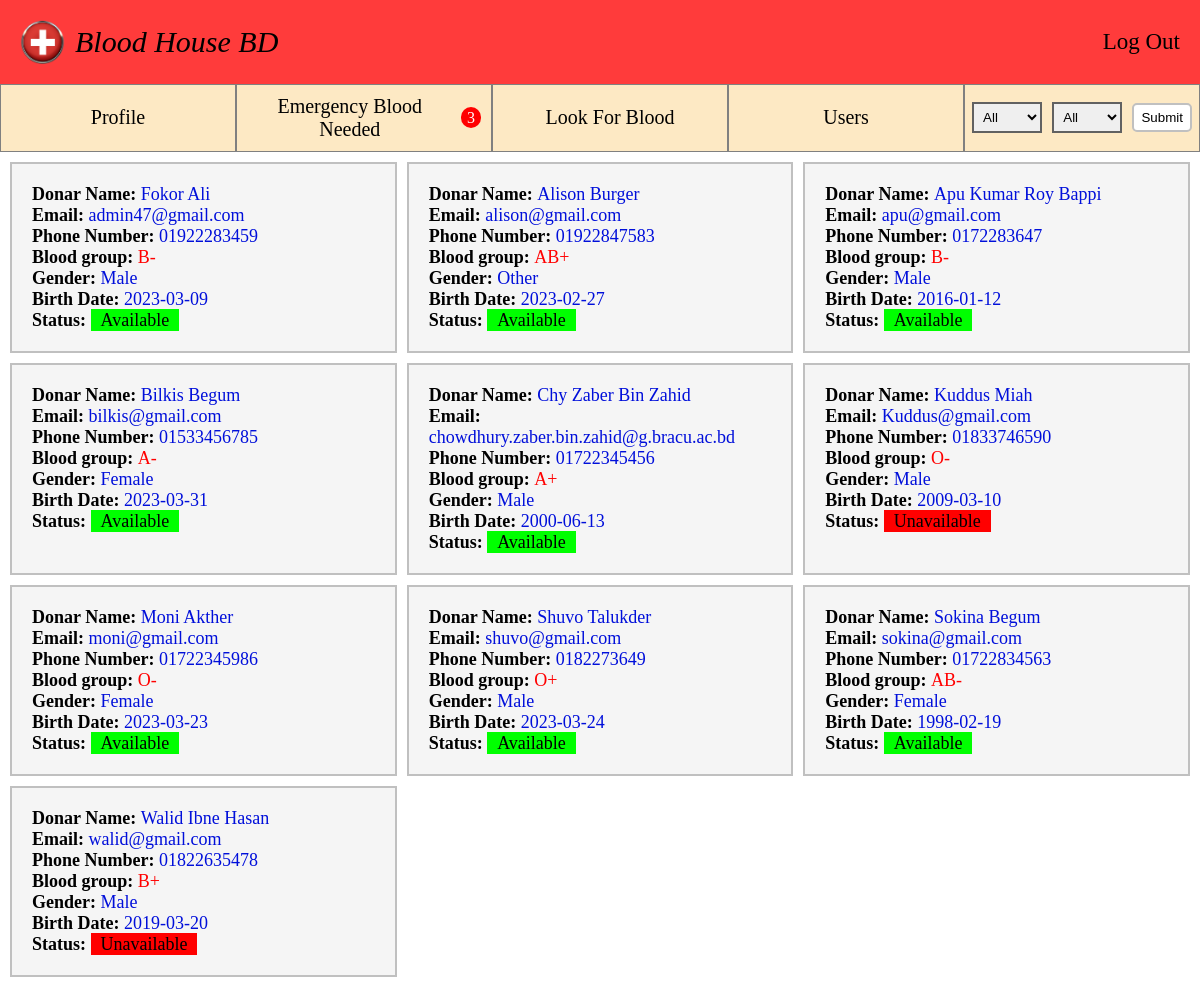
/dashboardAdmin.php, run on the app's committed database.
### tables this page shows
CREATE TABLE `user` (
  `id` int(11) NOT NULL,
  `f_name` varchar(200) NOT NULL,
  `l_name` varchar(200) NOT NULL,
  `Email` varchar(200) NOT NULL,
  `b_date` date NOT NULL,
  `Password` varchar(20) NOT NULL,
  `p_number` int(20) NOT NULL,
  `group` varchar(10) NOT NULL,
  `pdf` varchar(200) NOT NULL,
  `Gender` varchar(6) NOT NULL,
  `active` varchar(15) NOT NULL,
  `Status` varchar(5) NOT NULL
);

### dashboardAdmin.php (the view, shortened to what this page needs)
<!DOCTYPE html>
<html lang="en">
<head>
  <link rel="stylesheet" href="css/style.css">
  <link rel="stylesheet" href="css/adminDash.css">
</head>
<body>
  <header class="header">
    <nav>
      <div class="nav-img-title">
        <a class="nav-car-title" href="home.php"> <img class="nav-car-img" src="images/navicon.png" alt="navicon">Blood House BD</a>
      </div>
      <div class="nav-left-box">
        <a class="nav-left" href="home.php">Log Out</a>
      </div>
    </nav>
  </header>
  <section class="profile-section">
    <a class="profile-a" href="profile.php">Profile</a>
    <div class="profile-div inside">
    <a class="div-a" href="emergency.php">Emergency Blood Needed</a>
    <?php
    require_once('DBconnect.php');
    $sql = "SELECT COUNT(*) as count FROM urgent";
        $result = mysqli_query($conn, $sql);
        $row = mysqli_fetch_assoc($result);
        if ($row['count'] != "0") {
          ?>
          <span class="profile-emer"><?php echo $row['count']; ?></span>
  <?php
}
    ?>
    </div>
    <a class="profile-a" href="look.php">Look For Blood</a>
    <a class="profile-a" href="user.php">Users</a>
    <form action="dashboardAdmin.php" method="post" class="profile-div filter">
      <select class="profile-drop" id="cars" name="group">
          <option name="from" value="All">All</option>
      </select>
      <select class="profile-drop"  id="cars" name="active">
          <option name="from" value="All">All</option>
      </select>
      <input type="submit" value="Submit" class="profile-in" name="submit">
    </form>
  </section>
  <section class="section-donar">
    <div class="main-donar grid grid-col-3">
<?php
    if(isset($_POST['submit'])){
      $group = $_POST['group'];
      $active = $_POST['active'];
      $sql_table = "SELECT * from user";
      $result_table = mysqli_query($conn, $sql_table);
      if(mysqli_num_rows($result_table) != 0){
      while($row = mysqli_fetch_assoc($result_table) ){
?>
        <?php $store = $row['group'];
        $store1 = $row['active'];
          if($group == $store && $active == $store1){
        ?>
            <div class="sub-donar">
              <h1>Donar Name: <span class="sub-span"><?php echo $row['f_name'], " " ,$row['l_name'];?></span></h1>
              <h1>Email: <span class="sub-span"><?php echo $row['Email'];?></span></h1>
              <h1>Phone Number: <span class="sub-span"><?php echo "0",$row['p_number'];?></span></h1>
              <h1>Blood group: <span class="sub-span blood"><?php echo $row['group'];?></span></h1>
              <h1>Gender: <span class="sub-span"><?php echo $row['Gender'];?></span></h1>
              <h1>Birth Date: <span class="sub-span"><?php echo $row['b_date'];?></span></h1>
              <?php
              if ($row['active'] == "Available") {
                ?>
                <h1>Status: <span class="sub-span" style="color: black; padding: .1rem 1rem; background-color: lime;"><?php echo $row['active'];?></span></h1>
                <?php
              } else {
              ?>
                <h1>Status: <span class="sub-span" style="color: black; padding: .1rem 1rem; background-color: red;"><?php echo $row['active'];?></span></h1>
                <?php
              }
              ?>
            </div>
            <?php }?>
            <?php
          if($group == $store && $active == "All"){
        ?>
            <div class="sub-donar">
              <h1>Donar Name: <span class="sub-span"><?php echo $row['f_name'], " " ,$row['l_name'];?></span></h1>
              <h1>Email: <span class="sub-span"><?php echo $row['Email'];?></span></h1>
              <h1>Phone Number: <span class="sub-span"><?php echo "0",$row['p_number'];?></span></h1>
              <h1>Blood group: <span class="sub-span blood"><?php echo $row['group'];?></span></h1>
              <h1>Gender: <span class="sub-span"><?php echo $row['Gender'];?></span></h1>
              <h1>Birth Date: <span class="sub-span"><?php echo $row['b_date'];?></span></h1>
              <?php
              if ($row['active'] == "Available") {
                ?>
                <h1>Status: <span class="sub-span" style="color: black; padding: .1rem 1rem; background-color: lime;"><?php echo $row['active'];?></span></h1>
                <?php
              } else {
              ?>
                <h1>Status: <span class="sub-span" style="color: black; padding: .1rem 1rem; background-color: red;"><?php echo $row['active'];?></span></h1>
                <?php
              }
              ?>
            </div>
            <?php }?>
            <?php
          if($group == "All" && $active == $store1){
        ?>
            <div class="sub-donar">
              <h1>Donar Name: <span class="sub-span"><?php echo $row['f_name'], " " ,$row['l_name'];?></span></h1>
              <h1>Email: <span class="sub-span"><?php echo $row['Email'];?></span></h1>
              <h1>Phone Number: <span class="sub-span"><?php echo "0",$row['p_number'];?></span></h1>
              <h1>Blood group: <span class="sub-span blood"><?php echo $row['group'];?></span></h1>
              <h1>Gender: <span class="sub-span"><?php echo $row['Gender'];?></span></h1>
              <h1>Birth Date: <span class="sub-span"><?php echo $row['b_date'];?></span></h1>
              <?php
              if ($row['active'] == "Available") {
                ?>
                <h1>Status: <span class="sub-span" style="color: black; padding: .1rem 1rem; background-color: lime;"><?php echo $row['active'];?></span></h1>
                <?php
              } else {
              ?>
                <h1>Status: <span class="sub-span" style="color: black; padding: .1rem 1rem; background-color: red;"><?php echo $row['active'];?></span></h1>
                <?php
              }
              ?>
            </div>
            <?php }?>
            <?php
          if($group == "All" && $active == "All"){
        ?>
            <div class="sub-donar">
              <h1>Donar Name: <span class="sub-span"><?php echo $row['f_name'], " " ,$row['l_name'];?></span></h1>
              <h1>Email: <span class="sub-span"><?php echo $row['Email'];?></span></h1>
              <h1>Phone Number: <span class="sub-span"><?php echo "0",$row['p_number'];?></span></h1>
              <h1>Blood group: <span class="sub-span blood"><?php echo $row['group'];?></span></h1>
              <h1>Gender: <span class="sub-span"><?php echo $row['Gender'];?></span></h1>
              <h1>Birth Date: <span class="sub-span"><?php echo $row['b_date'];?></span></h1>
              <?php
              if ($row['active'] == "Available") {
                ?>
                <h1>Status: <span class="sub-span" style="color: black; padding: .1rem 1rem; background-color: lime;"><?php echo $row['active'];?></span></h1>
                <?php
              } else {
              ?>
                <h1>Status: <span class="sub-span" style="color: black; padding: .1rem 1rem; background-color: red;"><?php echo $row['active'];?></span></h1>
                <?php
              }
              ?>
            </div>
            <?php }?>
<?php }}} else{
      ?>
              <?php $sql_table = "SELECT * from user";
      $result_table = mysqli_query($conn, $sql_table);
      if(mysqli_num_rows($result_table) != 0){
      while($row = mysqli_fetch_assoc($result_table) ){
        ?>
            <div class="sub-donar">
              <h1>Donar Name: <span class="sub-span"><?php echo $row['f_name'], " " ,$row['l_name'];?></span></h1>
              <h1>Email: <span class="sub-span"><?php echo $row['Email'];?></span></h1>
              <h1>Phone Number: <span class="sub-span"><?php echo "0",$row['p_number'];?></span></h1>
              <h1>Blood group: <span class="sub-span blood"><?php echo $row['group'];?></span></h1>
              <h1>Gender: <span class="sub-span"><?php echo $row['Gender'];?></span></h1>
              <h1>Birth Date: <span class="sub-span"><?php echo $row['b_date'];?></span></h1>
              <?php
              if ($row['active'] == "Available") {
                ?>
                <h1>Status: <span class="sub-span" style="color: black; padding: .1rem 1rem; background-color: lime;"><?php echo $row['active'];?></span></h1>
                <?php
              } else {
              ?>
                <h1>Status: <span class="sub-span" style="color: black; padding: .1rem 1rem; background-color: red;"><?php echo $row['active'];?></span></h1>
                <?php
              }
              ?>
            </div>
        <?php
        }}}
        ?>
    </div>
  </section>
</body>
</html>

### css/style.css (style rules this page uses)
* { padding: 0; margin: 0; box-sizing: 0; }
html { font-size: 62.5%; }
.grid { display: grid; }
.grid-col-3 { grid-template-columns: repeat(3, 1fr); }

### css/adminDash.css (style rules this page uses)
header { position: fixed; z-index: 999; width: 100%; }
nav { background-color: rgba(255, 40, 40, 0.911); padding: 2rem 2rem; display: flex; align-items: center; justify-content: space-between; }
.nav-car-img { width: 4.5rem; }
.nav-car-title { text-decoration: none; font-size: 3rem; font-style: oblique; color: black; font: bold; display: flex; gap: 1rem; justify-content: center; align-items: center; }
.nav-left-box { display: flex; justify-content: space-between; align-items: center; gap: 5rem; font-size: 2.3rem; }
.nav-left:link, .nav-left:visited { color: black; text-decoration: none; transition: all 0.3s; }
.profile-section { padding-top: 83.6px; display: flex; justify-content: space-around; }
.profile-a:link, .profile-a:visited { display: inline-block; text-decoration: none; font-size: 2rem; width: 100%; border: 1px solid gray; text-align: center; background-color: rgb(253, 233, 196); color: black; padding: 1rem 0; transition: all 0.3s; display: flex; justify-content: center; align-items: center; }
.div-a:link, .div-a:visited { display: inline-block; text-decoration: none; font-size: 2rem; color: black; padding: 1rem 0; transition: all 0.3s; }
.profile-div { width: 100%; text-align: center; background-color: rgb(253, 233, 196); color: black; padding: 1rem 0; border: 1px solid gray; display: flex; justify-content: center; align-items: center; gap: 0.5rem; }
.filter { display: flex; gap: 1rem; }
.inside { padding: 0 1rem; }
.profile-drop { width: 30%; font-family: sans-serif; border: 2px solid rgb(97, 97, 97); padding: .5rem; cursor: pointer; }
.profile-emer { margin-left: .3rem; background-color: red; border-radius: 100%; padding: .13rem .6rem .1rem .65rem; font-size: 1.6rem; color: white; }
.profile-in { border: none; border-radius: 5px; padding: .5rem .7rem; background-color: white; color: black; border: 2px solid silver; transition: all .3s; }
.main-donar { gap: 1rem; padding: 1rem; }
.sub-donar { border: 2px solid silver; padding: 2rem 2rem; font-size: 1.2rem; background-color: whitesmoke; }
.sub-span { font-weight: normal; color: rgb(0, 15, 218); }
.blood { color: red; }

### data on the page
user: f_name "Fokor", l_name "Ali", Email "admin47@gmail.com", p_number "1922283459", group "B-", Gender "Male", b_date "2023-03-09", active "Available"
user: f_name "Alison", l_name "Burger", Email "alison@gmail.com", p_number "1922847583", group "AB+", Gender "Other", b_date "2023-02-27", active "Available"
user: f_name "Apu Kumar", l_name "Roy Bappi", Email "apu@gmail.com", p_number "172283647", group "B-", Gender "Male", b_date "2016-01-12", active "Available"
user: f_name "Bilkis", l_name "Begum", Email "bilkis@gmail.com", p_number "1533456785", group "A-", Gender "Female", b_date "2023-03-31", active "Available"
user: f_name "Chy Zaber", l_name "Bin Zahid", Email "chowdhury.zaber.bin.zahid@g.bracu.ac.bd", p_number "1722345456", group "A+", Gender "Male", b_date "2000-06-13", active "Available"
user: f_name "Kuddus", l_name "Miah", Email "Kuddus@gmail.com", p_number "1833746590", group "O-", Gender "Male", b_date "2009-03-10", active "Unavailable"
user: f_name "Moni", l_name "Akther", Email "moni@gmail.com", p_number "1722345986", group "O-", Gender "Female", b_date "2023-03-23", active "Available"
user: f_name "Shuvo", l_name "Talukder", Email "shuvo@gmail.com", p_number "182273649", group "O+", Gender "Male", b_date "2023-03-24", active "Available"
user: f_name "Sokina", l_name "Begum", Email "sokina@gmail.com", p_number "1722834563", group "AB-", Gender "Female", b_date "1998-02-19", active "Available"
user: f_name "Walid Ibne", l_name "Hasan", Email "walid@gmail.com", p_number "1822635478", group "B+", Gender "Male", b_date "2019-03-20", active "Unavailable"

### other printed values
$row['count'] "3"
